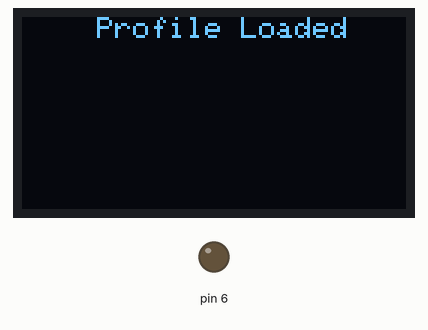
The sketch below on a simulated Arduino Uno, built with avr-gcc and run on an emulated ATmega328P. Parts: 128×64 one-colour display, output pins drawn as LEDs (lit = HIGH). The display library's start-up logo is not drawn; EEPROM starts erased.

Above: at 4.9 s.

The sketch:

ProfileLoader.ino
```cpp
#include <Wire.h>
#include <Adafruit_GFX.h>
#include <Adafruit_SSD1306.h>
#include <EEPROM.h>

#define OLED_RESET 4
Adafruit_SSD1306 display(OLED_RESET);

#define NUMFLAKES 10
#define XPOS 0
#define YPOS 1
#define DELTAY 2

#define LOGO16_GLCD_HEIGHT 16
#define LOGO16_GLCD_WIDTH  16
static unsigned char PROGMEM const logo16_glcd_bmp[] =
{ B00000000, B11000000,
  B00000001, B11000000,
  B00000001, B11000000,
  B00000011, B11100000,
  B11110011, B11100000,
  B11111110, B11111000,
  B01111110, B11111111,
  B00110011, B10011111,
  B00011111, B11111100,
  B00001101, B01110000,
  B00011011, B10100000,
  B00111111, B11100000,
  B00111111, B11110000,
  B01111100, B11110000,
  B01110000, B01110000,
  B00000000, B00110000
 };

#if (SSD1306_LCDHEIGHT != 64)
#error("Height incorrect, please fix Adafruit_SSD1306.h!");
#endif

void setup() {
  //Set Serial baud rate
  Serial.begin(9600);
  delay(200);
  pinMode(6, OUTPUT);

  // initialize with the I2C addr 0x3D (for the 128x64)
  display.begin(SSD1306_SWITCHCAPVCC, 0x3C);

  // show splashscreen
  display.display();
  delay(2000);
  display.display();
  display.clearDisplay();
  display.setTextSize(1);
  display.setTextColor(WHITE);
  display.clearDisplay();
  display.display();
  delay(500);

  /*  PROTOCOL SECTION
   *  To modify protocol, write the value needed
   *  in the second spot. For example:
   *  EEPROM.write(Leave This alone, VALUE WANTED);
   */
  EEPROM.write(0,3); //Number of Cycles
  EEPROM.write(1,95); //Init. Denat. Temp.
  EEPROM.write(2,60); //Init. Denat. Duration
  EEPROM.write(3,95); //Denat. Temp
  EEPROM.write(4,60); //Denat. Duration
  EEPROM.write(5,55); //Annealing Temp
  EEPROM.write(6,60); //Annealing Duration
  EEPROM.write(7,72); //Extension Temp
  EEPROM.write(8,60); //Extension Duration
  EEPROM.write(9,72); //Fin. Extension Temp
  EEPROM.write(10,60); //Fin. Extension Duration

}

void loop() {
  display.setTextSize(1);
  display.setTextColor(WHITE);
  display.display();
  display.setCursor(25, 0);
  display.println("Profile Loaded");
  delay(2000);
}
```
